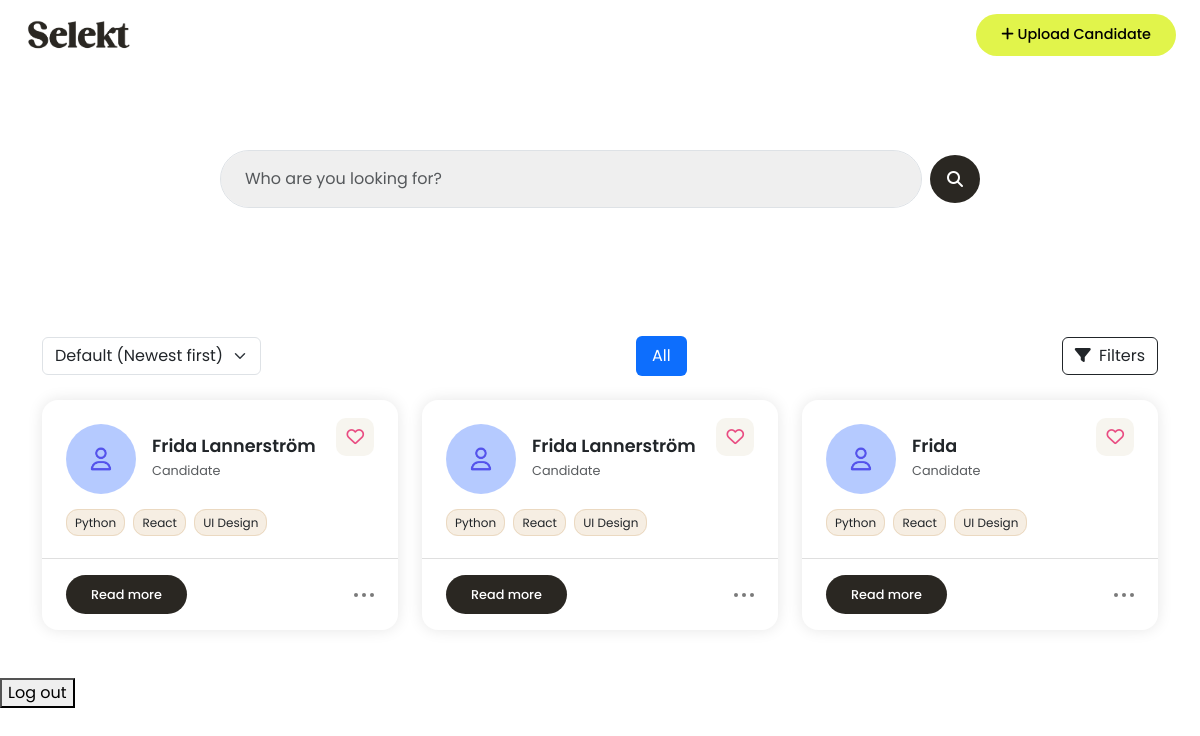
The app's page /dashboard/ (signed in), older data.
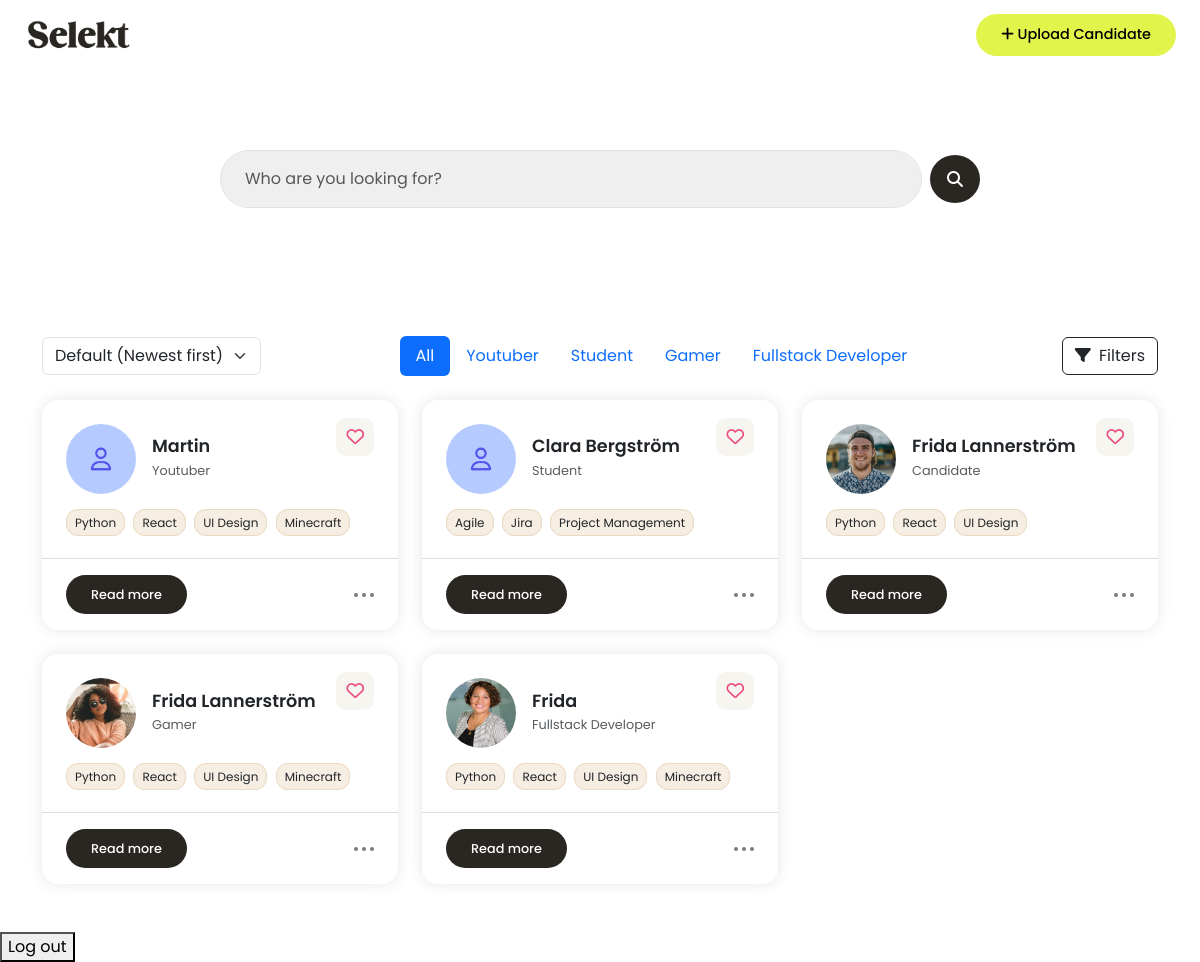
The same page, newer data.
### candidates/models.py (models this page shows, shortened)
class Candidate(models.Model):
    user = models.ForeignKey(User, on_delete=models.CASCADE)
    name = models.CharField(max_length=100)
    email = models.EmailField()
    phone_number = models.CharField(max_length=20, blank=True)
    job_title = models.CharField(max_length=100, blank=True)
    profile_summary = models.TextField(blank=True)
    work_experience = models.TextField(blank=True)
    education = models.TextField(blank=True)
    location = models.CharField(max_length=100, blank=True)
    links = models.CharField(max_length=255, blank=True, help_text="e.g. LinkedIn, GitHub URLs")
    profile_image = models.ImageField(upload_to='profile_images/', blank=True, null=True)
    other = models.TextField(blank=True)
    notes = models.TextField(blank=True)
    top_skills = models.CharField(
        max_length=255,
        blank=True,
        help_text="Write top skills separated by commas (e.g. Communication, Leadership, SQL)"
    )
    uploaded_at = models.DateTimeField(auto_now_add=True)

### candidates/views.py (the view)
# urls.py: path('dashboard/', candidate_views.dashboard, name='dashboard'),
@login_required
def dashboard(request):
    query = request.GET.get('q', '')
    sort = request.GET.get('sort', '')
    filter_title = request.GET.get('title', '')  # 👈 NYTT!
    candidates = Candidate.objects.filter(user=request.user)
    candidates = filter_candidates(candidates, query)
    if filter_title:
        candidates = candidates.filter(job_title__iexact=filter_title)
    if sort == 'name':
        candidates = candidates.order_by('name')
    else:
        candidates = candidates.order_by('-uploaded_at')
    job_titles = (
        Candidate.objects
        .filter(user=request.user)
        .exclude(job_title__isnull=True)
        .exclude(job_title__exact='')
        .values('job_title')
        .annotate(count=Count('job_title'))
        .order_by('-count')[:6]
    )
    for candidate in candidates:
        candidate.skill_list = [skill.strip() for skill in candidate.top_skills.split(',')]
    context = {
        'candidates': candidates,
        'job_titles': job_titles,
        'active_title': filter_title,
    }
    return render(request, 'dashboard.html', context)

### candidates/views.py (called while the page is built, shortened)
def filter_candidates(queryset, query):
    return queryset

### templates/dashboard.html (shortened to what this page needs)
{% extends "base.html" %}
{% load static %}
{% block content %}
<div class="container hero">
    <form method="get" class="d-flex align-items-center gap-2 w-100 candidate-search position-relative">
      <input type="text"
             class="form-control px-4 py-3 border-1 shadow-none"
             name="q"
             id="searchInput"
             placeholder="Who are you looking for?"
             value="{{ request.GET.q }}">
      <button class="btn button-base scn-button d-flex justify-content-center align-items-center rounded-circle" type="submit">
        <i class="fas fa-search"></i>
      </button>
    </form>
</div>
<div class="container py-5">
  <div class="d-flex justify-content-between align-items-center mb-4 flex-wrap gap-3">
    <form id="sortForm" method="get" class="d-flex align-items-center">
      <select name="sort" id="sortSelect" class="form-select w-auto">
        <option value="" {% if not request.GET.sort %}selected{% endif %}>Default (Newest first)</option>
      </select>
    </form>
    <ul class="nav nav-pills justify-content-center flex-grow-1">
      <li class="nav-item">
        <a class="nav-link {% if not active_title %}active{% endif %}" href="{% url 'dashboard' %}">All</a>
      </li>
      {% for title in job_titles %}
      <li class="nav-item">
        <a class="nav-link {% if active_title == title.job_title %}active{% endif %}" href="?title={{ title.job_title|urlencode }}">
          {{ title.job_title }}
        </a>
      </li>
      {% endfor %}
    </ul>
    <button class="btn btn-outline-dark">
      <i class="fas fa-filter me-1"></i> Filters
    </button>
  </div>
  {% if candidates %}
  <div class="row g-4">
    {% for candidate in candidates %}
    <div class="col-md-4 col-sm-6">
      <div class="candidate-card bg-white position-relative">
        <div class="position-absolute top-0 end-0 p-4">
          <span class="heart-icon"><i class="fa-regular fa-heart"></i></span>
        </div>
        <div class="px-4 pt-4 pb-2">
          <div class="d-flex align-items-center gap-3 mb-3">
            {% if candidate.profile_image %}
            <img src="{{ candidate.profile_image.url }}" alt="Profile Image" />
        {% else %}
        <img src="{% static 'media/images/user-pic.png' %}" alt="Profile Image" />
          {% endif %}
            <div>
              <h4 class="mb-0">{{ candidate.name }}</h4>
              <small class="text-muted">{{ candidate.job_title|default:'Candidate' }}</small>
            </div>
          </div>
          <div class="skill-container">
            {% for skill in candidate.skill_list %}
            <span class="skill-badge">{{ skill }}</span>
          {% endfor %}
          </div>
        </div>
        <hr>
        <div class="d-flex justify-content-between align-items-center px-4 pb-3">
          <a href="#" onclick="openCandidateModal({{ candidate.id|escapejs }})" class="btn button-base scn-button read-btn">Read more</a>
          <div class="dot-menu">
            <span class="dot"></span>
            <span class="dot"></span>
            <span class="dot"></span>
          </div>
        </div>
      </div>
    </div>
    {% endfor %}
  </div>
  {% else %}
    <p>No candidates yet.</p>
  {% endif %}
</div>
  <form action="{% url 'logout' %}" method="post">
    <button type="submit">Log out</button>
  </form>
{% endblock %}

### templates/base.html (shortened to what this page needs)
{% load static %}
<!DOCTYPE html>
<html lang="en">
<head>
    <link href="https://cdn.jsdelivr.net/npm/bootstrap@5.3.2/dist/css/bootstrap.min.css" rel="stylesheet">
    <link rel="stylesheet" href="{% static 'css/style.css' %}">
    <link rel="stylesheet" href="https://cdn.jsdelivr.net/npm/trumbowyg@2.25.1/dist/ui/trumbowyg.min.css">
<link rel="stylesheet" href="https://cdn.jsdelivr.net/npm/trumbowyg@2.25.1/dist/ui/trumbowyg.min.css">
</head>
<body class="logged-in-body">
  <header class="d-flex justify-content-between align-items-center px-4 py-3">
    <a href="{% url 'dashboard' %}" class="text-decoration-none">
      <img src="{% static 'media/images/logo.png' %}" alt="Logo" class="logo-img">
    </a>
    <a href="{% url 'candidate_add' %}" class="btn button-base cta-button">
      <i class="fa-solid fa-plus"></i> Upload Candidate
    </a>
  </header>
              {% block content %}
              {% endblock %}
</body>
</html>

### static/css/style.css (style rules this page uses)
body, .index-body, .auth-body { font-family: 'Poppins', sans-serif; }
h4 { font-size: 1.1rem; font-weight: 600; }
.text-muted { color: grey; font-size: 0.8rem; font-family: 'Poppins', sans-serif; }
.button-base { border-radius: 100px; padding: 10px 25px; font-weight: 500; display: inline-block; text-decoration: none; border: none; font-family: 'Poppins', sans-serif; }
.cta-button { background-color: #E1F44B; color: black; }
.scn-button { background-color: #2A2722; color: white; }
.logged-in-body .cta-button { font-size: 0.9rem; }
header { border-bottom: 0px; height: 70px; }
.logo-img { width: 110px; }
.hero { padding: 80px 20px; text-align: center; max-width: 800px; }
.candidate-card { border-radius: 16px; box-shadow: 0 0 15px rgba(0, 0, 0, 0.1); transition: 0.3s ease; position: relative; }
.candidate-card hr { color: grey; }
.candidate-card img { width: 70px; height: 70px; border-radius: 50%; object-fit: cover; }
.skill-badge { background-color: #F6EEE3; font-size: 0.75rem; padding: 4px 8px; border-radius: 12px; margin-right: 4px; border: 1px solid #EBD9C1; }
.read-btn { font-size: 0.8rem; font-weight: 500; }
.heart-icon { font-size: 1.1rem; color: #E94C82; background: #f7f5ef; padding: 7px 10px; border-radius: 10px; }
.dot-menu { display: flex; gap: 4px; }
.dot { width: 4px; height: 4px; background-color: #7a7a7a; border-radius: 50%; }
.candidate-search input { background-color: #EFEFEF; border-radius: 100px; }
.candidate-search .btn { height: 48px; width: 48px; }

Row changes from the older to the newer data that the page shows:
added Candidate: name "Martin", job_title "Youtuber", skill_list "Python" "React" "UI Design" "Minecraft"
added Candidate: name "Clara Bergström", job_title "Student", skill_list "Agile" "Jira" "Project Management"
changed Candidate "Candidate": profile_image: picture added
changed Candidate: profile_image: picture added; job_title "Candidate" → "Gamer"
changed Candidate "Frida": profile_image: picture added; job_title "Candidate" → "Fullstack Developer"
Text that changed along with them:
new list line: "Youtuber"
new list line: "Student"
new list line: "Gamer"
new list line: "Fullstack Developer"
new list line: "Minecraft"
